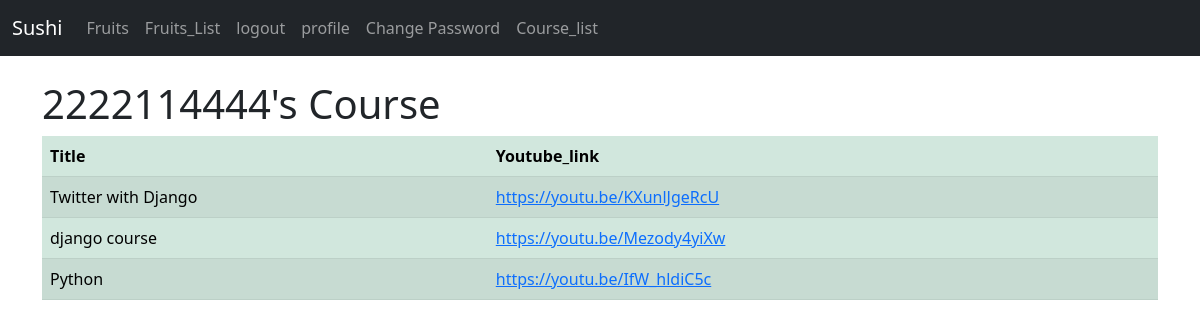
The page /Course_list/ (signed in) on the database its author committed.
### firsrtapp/models.py (models this page shows, shortened)
class User(AbstractUser):
    email = models.EmailField(unique=True, db_index=True)
    username = models.CharField(max_length=50, unique=True)
    profile_pic = models.ImageField(upload_to="profile")
    USERNAME_FIELD = 'username'
    REQUIRED_FIELDS = []

class Course(models.Model):
    title=models.CharField(max_length=25,null= True)
    youtube_link = models.CharField(null= True, blank = True,max_length=100)

### firsrtapp/views.py (the view)
# urls.py: path('Course_list/',views.course_list, name='course_list'),
@login_required(login_url='/login')
def course_list(request):
     courses = Course.objects.all()
     return render(request,'course_list.html',{'courses':courses})

### templates/Course_list.html (shortened to what this page needs)
{% extends 'base.html' %}
{% block content %}
<h1>{{user.username}}'s Course</h1>
<form method="POST" enctype="multipart/form-data">
  <table class="table table-success table-striped">
    <thead>
      <tr>
        <th>Title</th>
        <th>Youtube_link</th>
      </tr>
    </thead>
    <tbody>
      {% for i in courses %}
      <tr>
        <td>{{i.title}}</td>
        <td><a href="{% url 'open_youtube_link' i.id %}">{{i.youtube_link}}</td>
      </tr>
      {% endfor %}
    </tbody>
  </table>
</form>
{% endblock %}

### rows shown on the page
User: username "2222114444"
Course: title "Twitter with Django", youtube_link "https://youtu.be/KXunlJgeRcU"
Course: title "django course", youtube_link "https://youtu.be/Mezody4yiXw"
Course: title "Python", youtube_link "https://youtu.be/IfW_hldiC5c"
